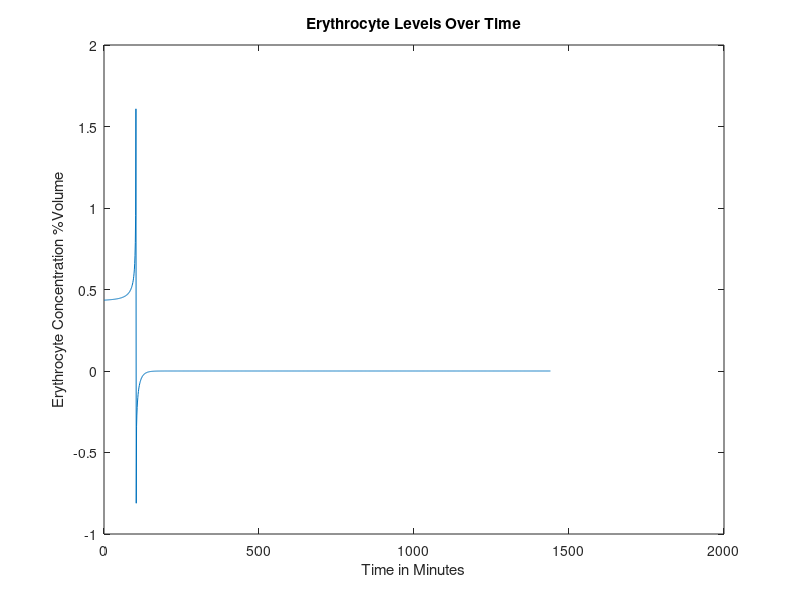
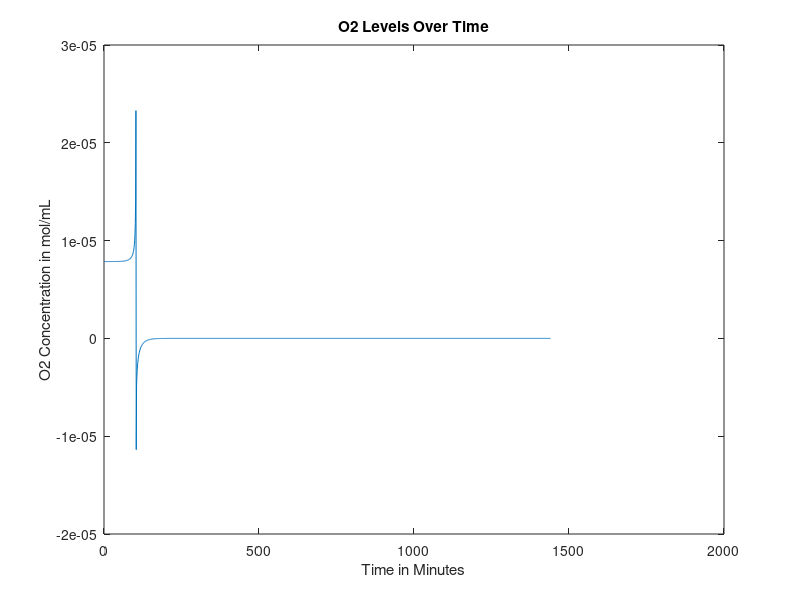
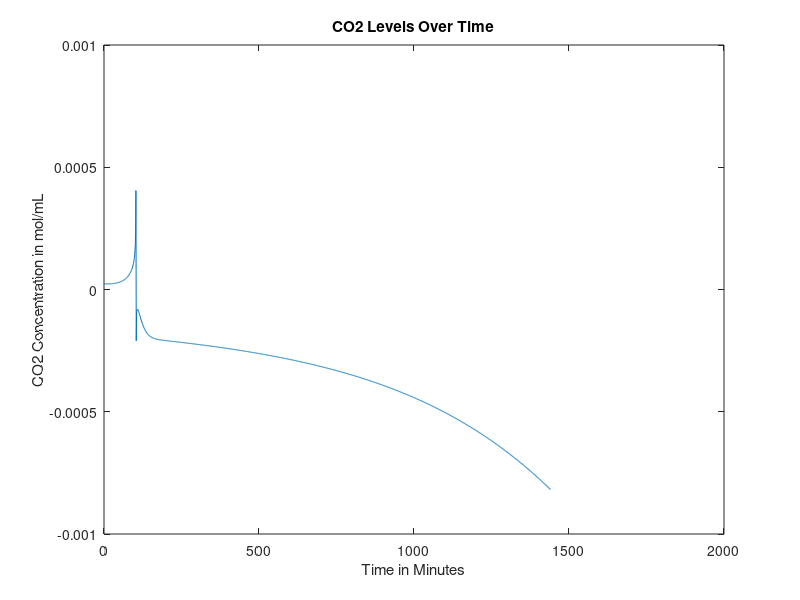
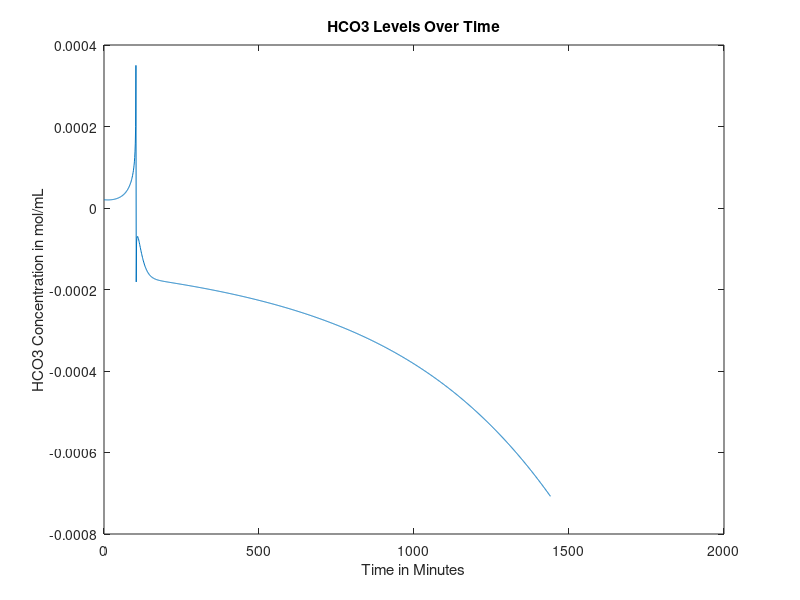

The MATLAB script that drew these images, in order:
function mainfunction2FUCKINGBROKEN()

age = 50;%30; %Age in years
gender = 0; %Gender, 0=male, 1=female
mass = 70; %Weight in kg
anemia = 0; %Is the patient anemic? 1 if yes, 0 if no
FerritinStores = 0.0179; %Stored moles of iron in liver as ferritin
BP=100; %avg blood pressure in mmHg
RQ=0.825;%reaction quotients for the general body and
%RQheart=0.7;

if (40>=age) %if/else statement that sets heart rate based on age, in bpm
    baseheartrate = 60;
else 
    baseheartrate=70;
end


%Intake of various nutrients
carbs=130;
calciumintake=1000;
sodiumintake=500;

if gender==1
    ironintake=18;
else
    ironintake=8;
end

basebloodweight=0.07*mass; %sets mass of blood in the body based on percentage composition of blood and bodyweight
bloodweight=basebloodweight;

%SV=mass; %stroke volume, blood pumped out of heart per beat in mL

bloodflow0 = 1000*bloodweight/1.06; %blood flow out of heart per minute in mL, divided by density of 1.06 g/mL (steady state value)


% cvector = concentration vector, [cE, cNa, cCa, cIron, cGlucose, cO2,
% cCO2, cHCO3], where c = "concentration of", and the letters are our
% components


if gender == 0 %if statement sets volume percentage of red blood cells based on gender
    cE0 = 0.4345;
elseif gender == 1
    cE0 = 0.402;
end

%set concentration of O2 and CO2 in mol/mL at BTP in venous blood
cO2 = 0.00000785855;
cCO2 = 0.0000235;
%concentration of bicarbonate in venous blood, in mol/L
cHCO3 = 0.00002033;
%concnetartion of glucose in mol/mL
cGlucose = 0.0000055;
%Na concentration in mol/mL
cNa = 0.000137;
%Concentration of Ca in mol/mL
cCa = 0.00000118;
%Concentration of iron in mol/mL
cIron = 0.00012592;

cvector0 = [cE0 cO2 cCO2 cHCO3 cGlucose cNa cCa cIron]; %concentration in the blood, in moles? mL/mL of blood

cEtrack=[cvector0(1)];
cO2track=[cvector0(2)];
cCO2track=[cvector0(3)];
cHCO3track=[cvector0(4)];
cGlucosetrack=[cvector0(5)];
cNatrack=[cvector0(6)];
cCatrack=[cvector0(7)];
cIrontrack=[cvector0(8)];

bloodflowvec=[bloodflow0];
bloodweightvec=[bloodweight];
heartvec=[60];
BPvec=[100];
for loop=1:1440
    
    heartrate=baseheartrate+0.1346*(cE0*bloodflow0-cvector0(1)*bloodflow0);
    heartvec=[heartvec heartrate];
    bloodflow0 = (heartrate/baseheartrate)*bloodflow0;
    % all blood per min for 60 beats per min -> all blood per 60 beats
    %(heartrate/60)*bloodflow0
    
    
    %Run initial venous blood through the heart
    [bloodflow, cvector, Ci] = lungs(bloodflow0, cvector0);
    %Run blood from lungs to the heart
    [bloodflow, cvector1] = heart(bloodflow, cvector, mass, Ci);
    %These three values are the blood flows that go from the heart to each
    %organ
    
    
    
    %Volumetric flow rate in and out of liver (mL/min)
    %Vi=Vj=V=100mL/min per 100g liver
    %Blood flow distribution will change during iron deficiency anemia but we
    %don't have a function modeling this yet
    
    if (18<=age) && (age<50)
        V=452+16.34*mass+11.85*age-166*gender;
    else
        V=1390+15.94*mass-12.86*age;
    end
    
    BFbraini=0.15*bloodflow;
    BFliveri=V;
    BFotherbloodi=bloodflow-BFbraini-0.3*BFliveri;
    %Process each of these three blood flows in their respective organs
    [BFbrainj, cvectorbrainj] = brain(BFbraini, cvector1, mass, Ci);
    
    [BFotherbloodj, cvectorotherbloodj, bloodweight1] = otherblood(BFotherbloodi, cvector1, carbs, calciumintake, sodiumintake, ironintake, Ci, RQ, anemia, bloodweight);
    bloodweight=bloodweight1;
    Mvectorotherbloodliver=0.7*V*cvectorotherbloodj;
    Mvectorheart=0.3*V*cvector1;
    cvectorliverin=(Mvectorotherbloodliver+Mvectorheart)/V;
    
    [BFliverj, cvectorliverj, FerritinStores1, BP1] = liver(BFliveri,cvectorliverin,gender,mass,Ci,FerritinStores,cE0,basebloodweight,bloodweight1);
    %Redirect blood from liver to other blood and mix the two
    FerritinStores=FerritinStores1;
    Mvectorotherbloodj=(cvectorotherbloodj*(BFotherbloodj-0.7*V))+(cvectorliverj*BFliverj);
    %Add the blood flow from other blood and liver to get new blood volume
    BFotherbloodj=BFotherbloodj-0.7*V+BFliverj;
    %Do a weighted average to get a new cvector
    cvectorotherbloodj=Mvectorotherbloodj/BFotherbloodj;
    %Send 25% of the blood flow to the kidneys
    BFkidneyi=0.25*(BFbrainj+BFotherbloodj);
    %Subtract blood sent to kidneys from other blood
    BFotherbloodj=BFotherbloodj-BFkidneyi;
    %Have the kidneys process the blood they receive
    BPvec=[BPvec BP1];
    [BFkidneyj, cvectorkidneyj, bloodweightout] = kidney(BFkidneyi, cvectorotherbloodj,RQ,mass, Ci, BP1,bloodweight);
    bloodweight=bloodweightout;
    %Send blood processed in kidneys back to other blood, pool with brain, create Mvector
    Mvectorotherblood=(BFotherbloodj*cvectorotherbloodj)+(BFkidneyj*cvectorkidneyj)+(BFbrainj*cvectorbrainj);
    %Reset the bloodflow back into the lungs to the blood flow we just computed
    bloodflow0=BFotherbloodj+BFkidneyj+BFbrainj;
    bloodflowvec=[bloodflowvec bloodflow0];
    %Recompute cvector0 by dividing Mvectorotherblood by bloodflow0
    cvector0=Mvectorotherblood/bloodflow0;
    bloodweightvec=[bloodweightvec bloodweight];
    cEtrack=[cEtrack cvector0(1)];
    cO2track=[cO2track cvector0(2)];
    cCO2track=[cCO2track cvector0(3)];
    cHCO3track=[cHCO3track cvector0(4)];
    cGlucosetrack=[cGlucosetrack cvector0(5)];
    cNatrack=[cNatrack cvector0(6)];
    cCatrack=[cCatrack cvector0(7)];
    cIrontrack=[cIrontrack cvector0(8)];
    
    A = [cvector; cvector1; cvectorbrainj; cvectorotherbloodj; cvectorliverj; cvectorkidneyj; cvector0];
end

figure
plot(0:loop(end),cEtrack)
title('Erythrocyte Levels Over Time')
xlabel('Time in Minutes')
ylabel('Erythrocyte Concentration %Volume')

figure
plot(0:loop(end),cO2track)
title('O2 Levels Over Time')
xlabel('Time in Minutes')
ylabel('O2 Concentration in mol/mL')

figure
plot(0:loop(end),cCO2track)
title('CO2 Levels Over Time')
xlabel('Time in Minutes')
ylabel('CO2 Concentration in mol/mL')

figure
plot(0:loop(end),cHCO3track)
title('HCO3 Levels Over Time')
xlabel('Time in Minutes')
ylabel('HCO3 Concentration in mol/mL')

figure
plot(0:loop(end),cGlucosetrack)
title('Glucose Levels Over Time')
xlabel('Time in Minutes')
ylabel('Glucose Concentration in mol/mL')

figure
plot(0:loop(end),cNatrack)
title('Na Levels Over Time')
xlabel('Time in Minutes')
ylabel('Na Concentration in mol/mL')

figure
plot(0:loop(end),cCatrack)
title('Ca Levels Over Time')
xlabel('Time in Minutes')
ylabel('Ca Concentration in mol/mL')

figure
plot(0:loop(end),cIrontrack)
title('Iron Levels Over Time')
xlabel('Time in Minutes')
ylabel('Iron Concentration in mol/mL')

figure
plot(0:loop(end), bloodflowvec)
title('Bloodflow Over Time')
xlabel('Time in Minutes')
ylabel('Bloodflow in mL/min')

figure
plot(0:loop(end), bloodweightvec)
title('Blood Volume Over Time')
xlabel('Time in Minutes')
ylabel('Blood Volume')

figure
plot(0:loop(end), heartvec)
title('Heart Rate Over Time')
xlabel('Time in Minutes')
ylabel('Heart Rate')

figure
plot(0:loop(end), BPvec)
title('BP Over Time')
xlabel('Time in Minutes')
ylabel('BP')
end

function [bloodout, Cout, Ci] = lungs(vblood, Cvector)
Cout = [];
% Finding volumetric flow rate out of oxygen
CiO2 = 0.000001964637; %5mL/100mL becomes .000001964637 mol
%CdeoxygenatedO2 = 0.16; %from graph and partial pressure of oxygen in entering deoxygenated blood being...
Ci=CiO2*vblood;                       %40 mmHg (this might also depend on hemoglobin)
nO2i = vblood*(Cvector(2)+CiO2); %O2 in, mL/min
nO2cons = 0.05*CiO2*vblood;%.0002082515; %5.3 mL/min becomes .0002082515 mol/min
nO2j = nO2i - nO2cons; %O2 out, mol/min
Cout(2) = nO2j/vblood; %mol/mL

% Finding volumetric flow rate out of carbon dioxide
nCO2i = vblood*Cvector(3);
nCO2cons = nCO2i*(1-(48/52));%vblood*(.0000015716531); %vblood(mL/min) and concentration of blood consumed (mol/mL)
%CjCO2 = 0.48; %48 mL/100 mL, should be dependent on hemoglobin, oxygen, things like that
nCO2j = nCO2i - nCO2cons; %CO2 out, L/min
Cout(3) = nCO2j/vblood;

% Finding volumetric flow rate out of bicarbonate
rHCO3CO2 = Cvector(4)/Cvector(3); %ratio of bicarbonate to carbon dioxide in blood leaving lungs
nHCO3j = rHCO3CO2*nCO2j; %HCO3 out, mol/min
Cout(4) = nHCO3j/vblood;

% Finding volumetric flow rate out of calcium
Cout(7) = Cvector(7); %calcium out, L/min

Cout(8) = Cvector(8); %iron concentration doesn't change in lungs
% Finding volumetric flow rate out of sodium
Cout(6) = Cvector(6); %sodium out, L/min

% Finding volumetric flow rate out of erythrocytes
Cout(1) = Cvector(1);

% Finding volumetric flow rate out of glucose

nglucosecons = nO2cons/6; %molar flow rate of glucose consumed, mol/min, in terms of O2 consumed
nGlucosei = Cvector(5)*vblood;
nGlucosej = nGlucosei - nglucosecons; %molar flow rate of glucose out, mol/min
Cout(5) = nGlucosej/vblood;
bloodout = vblood;
end

function [bloodflowj, cvectorj] = brain(bloodflowi, cvectori, mass, Ci)
%Blood volume conserved
bloodflowj=bloodflowi;

brainmass=0.02*mass*1000; %gives brain mass in grams as 2% body mass
Mvector=bloodflowi*cvectori;
%Create a null vector for cvectorj
cvectorj=zeros(1,8);
%Sets inflows equal to outflows for erythrocytes, Na, Ca, Iron
cvectorj(1)=cvectori(1);
cvectorj(6)=cvectori(6);
cvectorj(7)=cvectori(7);
cvectorj(8)=cvectori(8);

%Consume oxygen at 18.4% of intake rate
MO2j=Mvector(2)-0.184*Ci;
%Consume glucose at a rate of 5.6 mg per 100g brain mass per minute
MGlucosej=Mvector(5)-(0.00003108*(brainmass/100));%moles of glucose in - glucose requirements per mon in moles/minute
%Calculate CO2 produced based on glucose consumed via respiration equation
MCO2j=Mvector(3)+6*(0.6660746/1440);
%Calculate HCO3 made when the CO2 is produced
rHCO3CO2=Mvector(4)/Mvector(3); %ratio of bicarbonate to carbon dioxide in blood leaving lungs
HCO3j=Mvector(4)+rHCO3CO2*6*(0.6660746/1440);

%Calculate values above as concentrations and add them to cvectorj
cvectorj(2)=MO2j/bloodflowj;
cvectorj(5)=MGlucosej/bloodflowj;
cvectorj(3)=MCO2j/bloodflowj;
cvectorj(4)=HCO3j/bloodflowj;

end

function [outflow, Cout] = heart(flow,Cvector,weight, Ci)

Cout = [];

% Finding concentration out of glucose
Cout(5)=Cvector(5);
% Finding concentration out of erythrocytes
Cout(1)=Cvector(1);
% Finding concentration out of sodium
Cout(6)=Cvector(6);
% Finding concentration out of iron
Cout(8)=Cvector(8);
% Finding concentration out of calcium
Cout(7)=Cvector(7);

heartmass = weight*.003;
nO2cons = 0.116*Ci; %mL/min*mol/mL=mol/min
Cout(2) = (Cvector(2)*flow - nO2cons)/flow;
CO2gen = .7*nO2cons; %using respiratory quotient in the heart
Cout(3) = (Cvector(3)*flow + CO2gen)/flow;
rHCO3CO2 = Cvector(4)/Cvector(3); %ratio of bicarbonate to carbon dioxide in blood leaving lungs
nHCO3j = rHCO3CO2*CO2gen; %HCO3 out, mol/min
Cout(4) = (Cvector(4)*flow + nHCO3j)/flow;

outflow = flow;
end




function [bloodflowj, cvectorout, FerritinStores1, BP1]=liver(V,cvectori,G,mass,Ci,FerritinStores, cE0, basebloodweight, bloodweight)
%This function will deliver output volumetric flow rates for the concentration of
%the 8 components (mol/mLmin) out of the liver
%Input: G=Gender (1 if female, 0 if male)
%W=weight of person (kg); A=age of person (years)
%cvector=[cE,cO2,cCO2,cHCO3,cGlucose,cNa,cCa,cFe)
%Outputs are all in concentration flow rates (mol/mLmin) out

%Initializes cvectorout
cvectorout=[0,0,0,0,0,0,0,0];



%Calculates concentration flow rate of red blood cells out
%p=blood density in amount per mL
%Vbody=Volume of body in mL. Calculating assuming 7% of total body weight
%is blood, then divided by density of blood to find volume of blood
%RBCj=raw numerical flow rate of red blood cells out/min
%RBCi=raw numerical flow rate of RBC in/min
%nRBCj=molar flow rate of RBC out/min
%RBCcons=consumption rate of RBC/min
%No generation of RBC in liver

p=1.2e10; %number of red blood cells per mL of PURE red blood cells

%Calculate volume of the body
Vblood=0.07*mass*1000/1.056;
%Calculate the number of RBCs entering liver based on concentration,
%flow rate, and pure RBC density
RBCi=p*V*cvectori(1);
%Consume some based on body size
RBCcons=5.55555e-6*cvectori(1)*Vblood;
%Find pure volume of RBCs we now have based on number and density
VRBCj=(RBCi-RBCcons)/p;
%Calculate volume of plasma that entered
Vplasma=V*(1-cvectori(1));
%Calculate new concentrations based on volumeRBCs/total volume
cvectorout(1)=VRBCj/(VRBCj+Vplasma);
%Bloodflow out = blood cells out + plasma volume
bloodflowj=Vplasma+VRBCj;

%Calculates concentration flow rate of O2 out
%No generation of O2
%nO2i=molar flow rate of O2/min in
%nO2j=molar flow rate of O2/min out
%nO2cons=molar consumption rate of O2/min
nO2i= cvectori(2)*V;
nO2cons=0.204*Ci;
nO2j=nO2i-nO2cons;
cvectorout(2)=nO2j/V;

%Calculates the required intake of protein in grams/min given a
%person's demographic information
%dprotein=daily protein intake in g/day
%protein=protein intake in g/min
dprotein=0.8*mass;
protein=dprotein/1440;

%Calculates concentration flow rate of CO2 out
%nCO2i=molar flow rate of CO2/min in
%nCO2j=molar flow rate of CO2/min out
%nCO2gen=molar flow rate of CO2/min generated
%RQ=Respiratory Quotient=mol CO2 produced/mol O2 consumed
RQ=0.825;
rHCO3CO2 = cvectori(4)/cvectori(3);
nCO2gen=RQ*nO2cons;
nCO2i=cvectori(3)*V;
nCO2j=nCO2i+nCO2gen-((protein/100)/rHCO3CO2);
cvectorout(3)=nCO2j/V;


%Calculates the concentration flow rate of Bicarbonate out
%Assume no generation of bicarbonate
%%Also liver just takes in bicarbonate from the heart and stomach
%1mole bicarbonate ions consumed by liver per 100g protein/day
%rHCO3CO2 = cvectori(4)/cvectori(3); %ratio of bicarbonate to carbon dioxide in blood leaving lungs
nHCO3gen = rHCO3CO2*nCO2gen; %HCO3 out, mol/min
nHCO3i=cvectori(4)*V;
nHCO3j=nHCO3i-(protein/100)+nHCO3gen;
cvectorout(4)=nHCO3j/V;

%Calculates the concentration flow rate of Na2+ out
%Assume no generation of Na2+, only in, out, and consumption
%nNai=molar flow rate of sodium in
%nNacons=molar flow rate of sodium consumed given that 10% of bile salts
%are consumed, approx 600mL are produced per day, and there are 135mM Na+
%ions in bile.
%nNaj=molar flow rate of sodium out
nNacons=9.375e-9;
nNai=cvectori(6)*V;
nNaj=nNai-nNacons;
cvectorout(6)=nNaj/V;

%Calculates the concentration flow rate of Ca2+ out
%Assume no generation nor consumption.
%cCai=concentration flow rate of Ca2+ in mol/mLmin in
%cCaj=concentration flow rate of Ca2+ in mol/mLmin out
cvectorout(7)=cvectori(7);
%Calculates the concentration flow rate of Fe out
%Assume no generation since

% Glucose needs a big ol generation term
consumeorgenerate=0.8144*(cvectori(5)*10^6)^3-9.622*(cvectori(5)*10^6)^2+108.74*(cvectori(5)*10^6)-480.69;
scalingterm = 300/(26*mass*10^-6);
if consumeorgenerate < 0
    nGlucosegen=abs(consumeorgenerate)/scalingterm;
    nGlucosecons=0;
elseif consumeorgenerate > 0
    nGlucosecons=abs(consumeorgenerate)/scalingterm;
    nGlucosegen=0;
else
    nGlucosegen=0;
    nGlucosecons=0;
end
nGlucosebasalcons = nO2cons/6;
nGlucosei = cvectori(5)*V;
nGlucosej = nGlucosei + nGlucosegen - nGlucosecons - nGlucosebasalcons;
cvectorout(5) = nGlucosej/V;

% Iron gets packaged into ferritin in the liver, to be stored and used
% later if we run low


%determine molar flow rate of iron in
Mironin=V*cvectori(8);
Mirondif=(V*0.00012592)-Mironin;%this number is desired steady state iron concentration in the blood

if Mirondif < 0
    FerritinStores1=FerritinStores-Mirondif;
    cvectorout(8)=0.00012592;
elseif Mirondif == 0
    cvectorout(8)=cvectori(8);
    FerritinStores1=FerritinStores;
    
elseif FerritinStores > Mirondif && Mirondif>0
    Mironadd=Mirondif;
    FerritinStores1=FerritinStores-Mironadd;
    cvectorout(8)=(Mironadd+Mironin)/V;

elseif FerritinStores < Mirondif && Mirondif>0
    Mironadd=FerritinStores;
    cvectorout(8)=(Mironadd+Mironin)/V;
    FerritinStores1=0;
  
elseif FerritinStores == Mirondif && Mirondif>0
    FerritinStores1=0;
    Mironadd=FerritinStores;
    cvectorout(8)=(Mironadd+Mironin)/V;

elseif FerritinStores == 0 && Mirondif>0
    FerritinStores1=0;
    cvectorout(8)=cvectori(8);
end

%Calculate current blood pressure based on hematocrit and blood volume
BP1=(1.8886*(cvectori(1)/cE0)-0.8886)*(38.178*log(bloodweight/basebloodweight)+100);
end


function [bloodflowj, cvectorj, bloodweightout] = kidney(bloodflowi, cvectori, RQ, mass, Ci, BP1, bloodweightin)
T=1440;%Multiplier that scales up the time period of interest to one day (required for glucose equation)
Kidneymass=(300/70000)*mass; %mass of the kidneys combined in grams

waterout=1.389*(0.0003*(BP1)^2-0.0257*BP1+0.57); %water removed in mL/min

%if statement makes sure we can nener have negative water removed
%(theoretically possible toward very end of our graph)
if waterout > 0
    waterout=waterout;
elseif waterout <= 0
    waterout=0;
end


%Initialize all intakes
Mvector=bloodflowi*cvectori;
bloodflowj=bloodflowi-waterout;
bloodweightout=bloodweightin-(waterout/1000);
%Consume relevant compounds to create outlet values

MEj=Mvector(1);
MIronj=Mvector(8);

MO2j=Mvector(2)-0.072*Ci;
% Find mol/min O2 consumed
%MO2cons = Mvector(2) - MO2j;
% Convert to mL/min per 100g
%MO2cons = (MO2cons/0.0000392927)/(Kidneymass/100);
% Find mmol/min per 100g Na consumed
%MNacons = (MO2cons - 0.5)/0.1;
% Convert to mol/min
%MNacons = (MNacons/1000)*(Kidneymass/100);

%this is new sodium stuff

PNaconc=cvectori(6)*1e6; %plasma sodium concentration, converted to mmol/L for the sake of the equation
%Naremoved=0.0043*(PNaconc)^3 - 1.6942*(PNaconc)^2 + 223.58*PNaconc - 9925; %sodium removed, micromol per minute
Naremoved=0.0003*exp(0.0817*PNaconc);%sodium removed, micromol per minute
MNaremoved=Naremoved/1e6;%sodium removed in moles
MNaj = Mvector(6) - MNaremoved;

%this is old sodium stuff
% MNacons = (100/1440)/1000;
% MNaj = Mvector(6) - MNacons;





MCaj=Mvector(7) - 3.8981e-09*bloodflowi;
MGlucosej=Mvector(5)-(Mvector(5)*(0.226/((Mvector(5))*T)));
MCO2j=Mvector(3)+((Mvector(2)-MO2j)*RQ);
rHCO3O2=Mvector(4)/Mvector(3);
MHCO3gen=rHCO3O2*((Mvector(2)-MO2j)*RQ);
MHCO3j=Mvector(4)+MHCO3gen;%-0.15*(Mvector(4))+(.004/T)

%Recompute all concentrations using original mass of blood and new values

cIronj=MIronj/bloodflowj;
cNaj=MNaj/bloodflowj;
cO2j=MO2j/bloodflowj;
cCO2j=MCO2j/bloodflowj;
cEj=MEj/bloodflowj;
cGlucosej=MGlucosej/bloodflowj;
cHCO3j=MHCO3j/bloodflowj;
cCaj=MCaj/bloodflowj;

cvectorj=[cEj cO2j cCO2j cHCO3j cGlucosej cNaj cCaj cIronj];

end

function [outflow, Cout, bloodweight1] = otherblood(flow, Cin, carbs, calciumintake, sodiumintake, ironintake, Ci, RQ, anemia, bloodweight)
Cout = [];
bleed=0.5;%rate of bleeding in mL/min
waterin=1.389; %water flow rate in, in mL/min
%Accounts for the bleeding of a certain volume at a steady rate when the
%patient is anemic    
if anemia == 0
outflow = flow+waterin;
bloodweight1=bloodweight+(waterin/1000);
else
outflow = flow - bleed+waterin;%arbitrarily set bleeding rate to 0.5 mL/min
bloodweight1=bloodweight-(bleed/1000)*1.056+(waterin/1000); %track blood loss as by subtracting mass lost from bloodweight
end
Cout(1) = Cin(1);
Cout(2) = (Cin(2)*flow-0.374*Ci)/outflow;
nCO2gen = 0.374*Ci*RQ;
Cout(3) = (Cin(3)*flow + nCO2gen)/outflow;
rHCO3CO2 = Cin(4)/Cin(3);
Cout(4) = (Cin(4)*flow + nCO2gen*rHCO3CO2)/outflow;
Cout(5) = (flow*Cin(5) + (.8*carbs)/(180.156*1440))/outflow; %130g of carbs, 80 percent is directly translated to glucose, 20% is fructose and galactose which goes to the liver and may be converted to glucose at a later stage so another term is incoming
Cout(6) = (flow*Cin(6) + (sodiumintake/(700*22.99*1440)))/outflow; %500 mg of sodium needed for vital functions so start with sodium intake being 500 mg
Cout(7) = (flow*Cin(7) + (calciumintake*.26)/(1000*40.08*1440))/outflow; %calcium intake should be around 1000 mg
Cout(8) = (flow*Cin(8)+ (ironintake*.18)/(1000*55.845*1440)-1/(1440*1000*55.845))/outflow;%iron intake will be approximately 8 mg for males and 18 mg for females



end